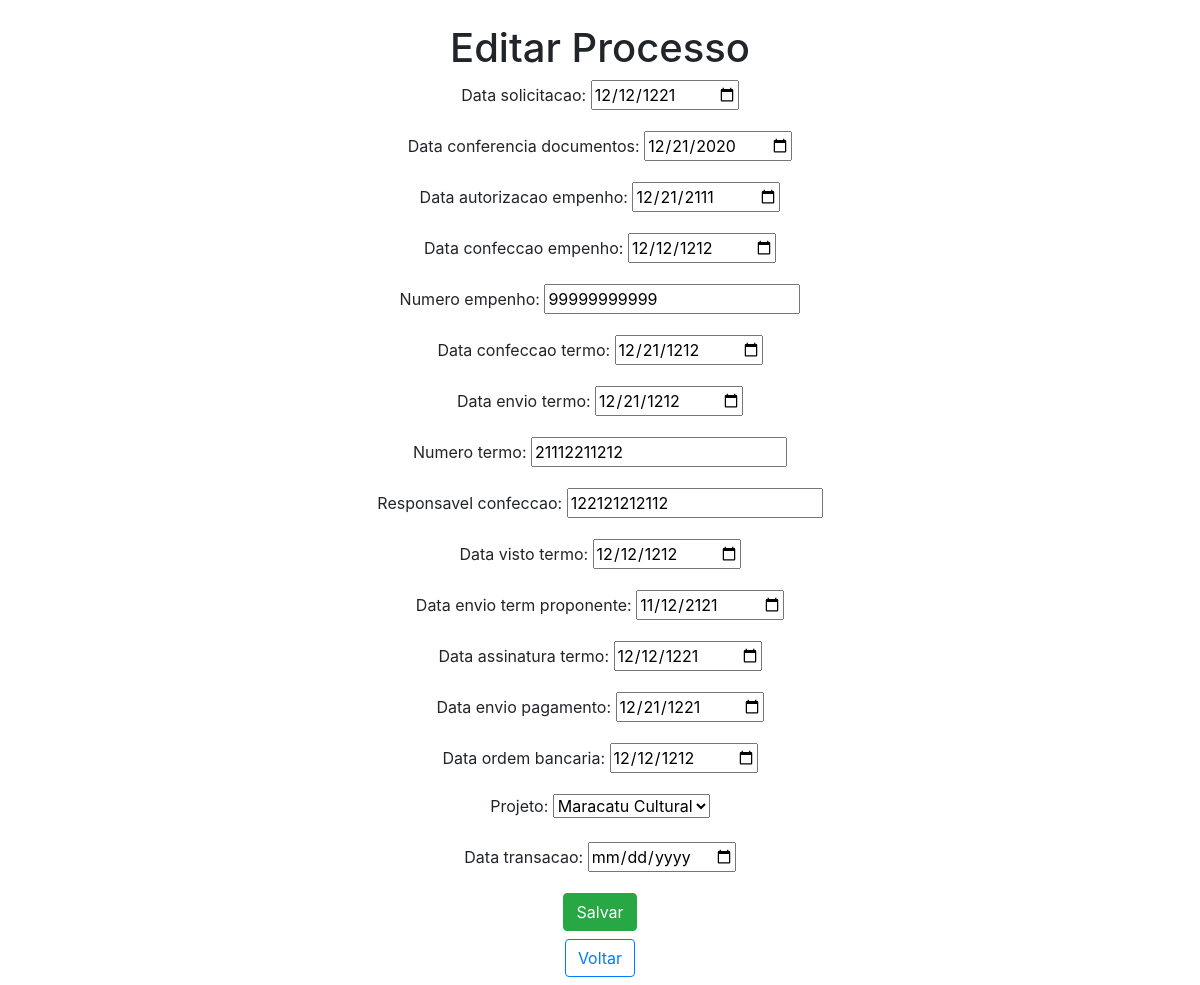
/edit_processo/3/ (signed in), run on an earlier commit of the app's database.
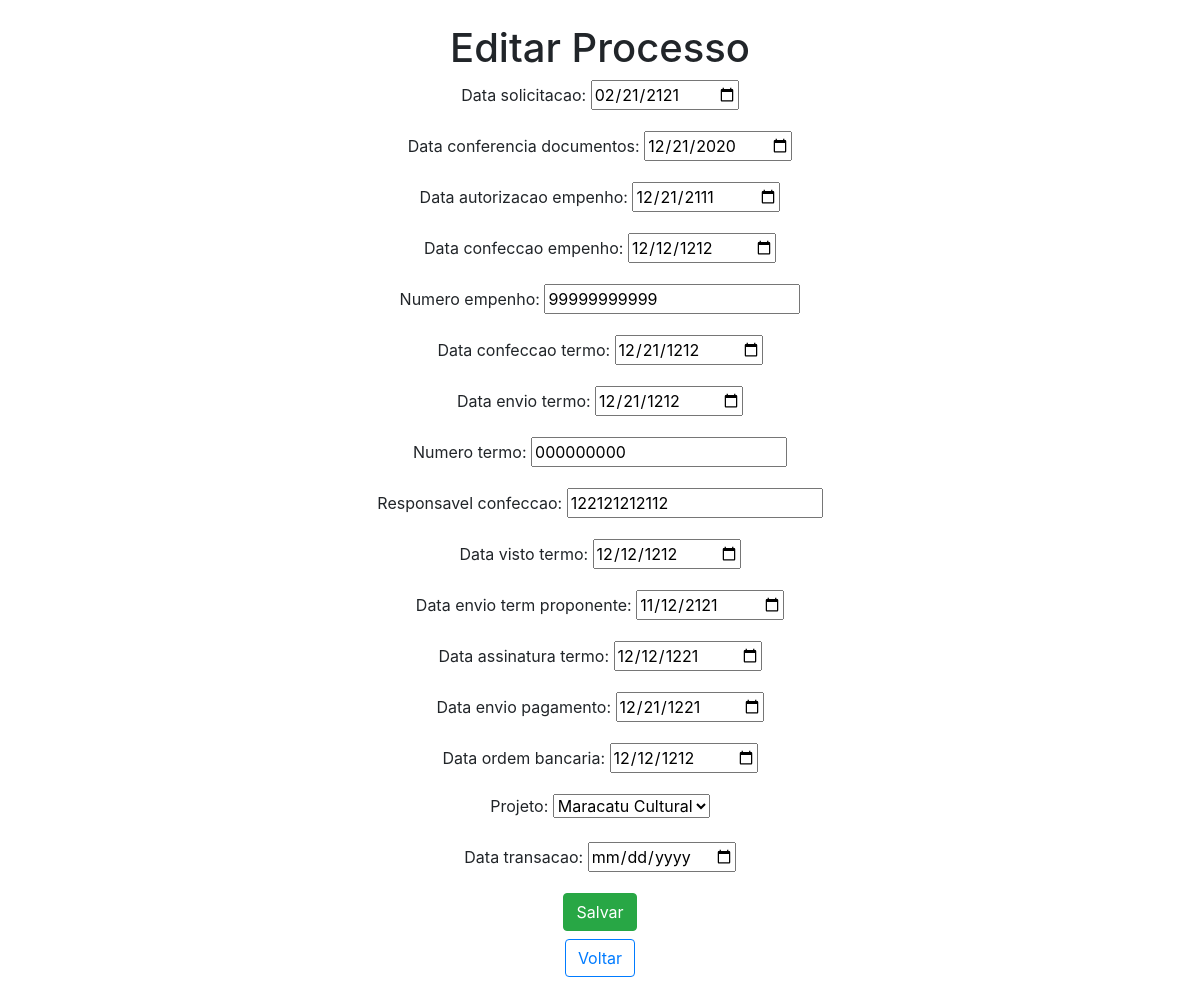
And on a later commit of the database.
### app/models.py (models this page shows, shortened)
class Processo(models.Model):
    data_solicitacao = models.DateTimeField()
    data_conferencia_documentos = models.DateTimeField()
    data_autorizacao_empenho = models.DateTimeField()
    data_confeccao_empenho = models.DateTimeField()
    numero_empenho = models.CharField(max_length=30)
    data_confeccao_termo = models.DateTimeField()
    data_envio_termo = models.DateTimeField()
    numero_termo = models.CharField(max_length=30)
    responsavel_confeccao = models.CharField(max_length=100)
    data_visto_termo = models.DateTimeField()
    data_envio_term_proponente = models.DateTimeField()
    data_assinatura_termo = models.DateTimeField()
    data_envio_pagamento = models.DateTimeField()
    data_ordem_bancaria = models.DateTimeField()
    status_transacao = models.CharField(max_length=100)
    projeto = models.ForeignKey(Projeto, on_delete=models.CASCADE)

### app/views.py (the view)
# urls.py: path("edit_processo/<int:processo_id>/", edit_processo, name="edit_processo"),
@login_required
def edit_processo(request, processo_id):
    processo = get_object_or_404(Processo, pk=processo_id)
    if request.method == 'POST':
        form = ProcessoForm(request.POST, instance=processo)
        if form.is_valid():
            form.save()
            return redirect('processo_html')
    else:
        form = ProcessoForm(instance=processo)
    return render(request, 'edit_processo.html', {'form': form})

### app/models.py (called while the page is built)
    def __str__(self):
        return self.titulo_projeto

### app/templates/edit_processo.html (shortened to what this page needs)
<!DOCTYPE html>
<html lang="en">
<head>
    <link rel="stylesheet" href="https://stackpath.bootstrapcdn.com/bootstrap/4.1.3/css/bootstrap.min.css">
</head>
<body>
  <div class="col-8 m-auto pt-4 pb-2 text-center">
        <h1>Editar Processo</h1>
        <form method="post">
            {{ form.as_p }}
            <button type="submit" class="btn btn-success">Salvar</button>
        </form>
        <a href="{% url 'processo_html' %}" class="btn btn-outline-primary mt-2">
             Voltar
        </a>
  </div>
</body>
</html>

What changed in the data, as far as the page shows it:
changed Processo "Maracatu Cultural": data_solicitacao "12/12/1221" → "02/21/2121"; numero_termo "21112211212" → "000000000"
